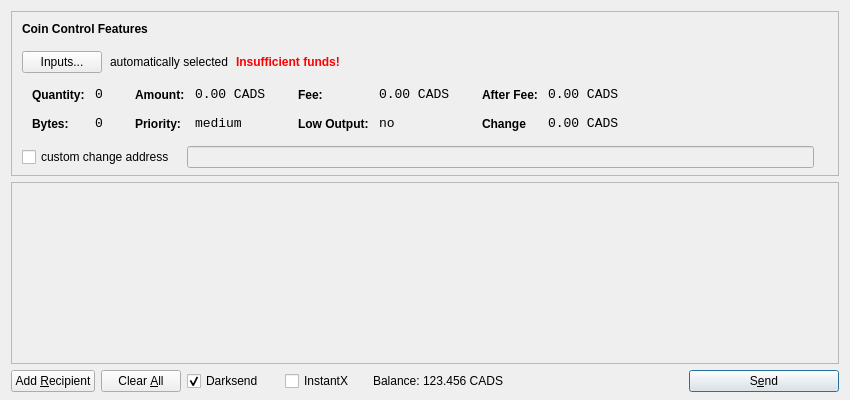
<?xml version="1.0" encoding="UTF-8"?>
<ui version="4.0">
 <class>SendCoinsDialog</class>
 <widget class="QDialog" name="SendCoinsDialog">
  <property name="geometry">
   <rect>
    <x>0</x>
    <y>0</y>
    <width>850</width>
    <height>400</height>
   </rect>
  </property>
  <property name="windowTitle">
   <string>Send Coins</string>
  </property>
  <layout class="QVBoxLayout" name="verticalLayout" stretch="0,1,0">
   <property name="bottomMargin">
    <number>8</number>
   </property>
   <item>
    <widget class="QFrame" name="frameCoinControl">
     <property name="sizePolicy">
      <sizepolicy hsizetype="Expanding" vsizetype="Expanding">
       <horstretch>0</horstretch>
       <verstretch>0</verstretch>
      </sizepolicy>
     </property>
     <property name="maximumSize">
      <size>
       <width>16777215</width>
       <height>16777215</height>
      </size>
     </property>
     <property name="frameShape">
      <enum>QFrame::StyledPanel</enum>
     </property>
     <property name="frameShadow">
      <enum>QFrame::Sunken</enum>
     </property>
     <layout class="QVBoxLayout" name="verticalLayoutCoinControl2">
      <property name="spacing">
       <number>-1</number>
      </property>
      <property name="leftMargin">
       <number>0</number>
      </property>
      <property name="topMargin">
       <number>0</number>
      </property>
      <property name="rightMargin">
       <number>0</number>
      </property>
      <property name="bottomMargin">
       <number>6</number>
      </property>
      <item>
       <layout class="QVBoxLayout" name="verticalLayoutCoinControl" stretch="0,0,0,0,1">
        <property name="spacing">
         <number>0</number>
        </property>
        <property name="leftMargin">
         <number>10</number>
        </property>
        <property name="topMargin">
         <number>10</number>
        </property>
        <item>
         <layout class="QHBoxLayout" name="horizontalLayoutCoinControl1">
          <property name="bottomMargin">
           <number>15</number>
          </property>
          <item>
           <widget class="QLabel" name="labelCoinControlFeatures">
            <property name="sizePolicy">
             <sizepolicy hsizetype="Preferred" vsizetype="Maximum">
              <horstretch>0</horstretch>
              <verstretch>0</verstretch>
             </sizepolicy>
            </property>
            <property name="font">
             <font>
              <weight>75</weight>
              <bold>true</bold>
             </font>
            </property>
            <property name="styleSheet">
             <string notr="true">font-weight:bold;</string>
            </property>
            <property name="text">
             <string>Coin Control Features</string>
            </property>
           </widget>
          </item>
         </layout>
        </item>
        <item>
         <layout class="QHBoxLayout" name="horizontalLayoutCoinControl2" stretch="0,0,0,0">
          <property name="spacing">
           <number>8</number>
          </property>
          <property name="bottomMargin">
           <number>10</number>
          </property>
          <item>
           <widget class="QPushButton" name="pushButtonCoinControl">
            <property name="styleSheet">
             <string notr="true"/>
            </property>
            <property name="text">
             <string>Inputs...</string>
            </property>
           </widget>
          </item>
          <item>
           <widget class="QLabel" name="labelCoinControlAutomaticallySelected">
            <property name="text">
             <string>automatically selected</string>
            </property>
            <property name="margin">
             <number>5</number>
            </property>
           </widget>
          </item>
          <item>
           <widget class="QLabel" name="labelCoinControlInsuffFunds">
            <property name="font">
             <font>
              <weight>75</weight>
              <bold>true</bold>
             </font>
            </property>
            <property name="styleSheet">
             <string notr="true">color:red;font-weight:bold;</string>
            </property>
            <property name="text">
             <string>Insufficient funds!</string>
            </property>
            <property name="margin">
             <number>5</number>
            </property>
           </widget>
          </item>
          <item>
           <spacer name="horizontalSpacerCoinControl">
            <property name="orientation">
             <enum>Qt::Horizontal</enum>
            </property>
            <property name="sizeHint" stdset="0">
             <size>
              <width>40</width>
              <height>1</height>
             </size>
            </property>
           </spacer>
          </item>
         </layout>
        </item>
        <item>
         <widget class="QWidget" name="widgetCoinControl" native="true">
          <property name="sizePolicy">
           <sizepolicy hsizetype="Preferred" vsizetype="Preferred">
            <horstretch>0</horstretch>
            <verstretch>0</verstretch>
           </sizepolicy>
          </property>
          <property name="minimumSize">
           <size>
            <width>0</width>
            <height>0</height>
           </size>
          </property>
          <property name="styleSheet">
           <string notr="true"/>
          </property>
          <layout class="QHBoxLayout" name="horizontalLayoutCoinControl5">
           <property name="margin">
            <number>0</number>
           </property>
           <item>
            <layout class="QHBoxLayout" name="horizontalLayoutCoinControl3" stretch="0,0,0,1">
             <property name="spacing">
              <number>20</number>
             </property>
             <property name="topMargin">
              <number>0</number>
             </property>
             <property name="bottomMargin">
              <number>10</number>
             </property>
             <item>
              <layout class="QFormLayout" name="formLayoutCoinControl1">
               <property name="horizontalSpacing">
                <number>10</number>
               </property>
               <property name="verticalSpacing">
                <number>14</number>
               </property>
               <property name="leftMargin">
                <number>10</number>
               </property>
               <property name="topMargin">
                <number>4</number>
               </property>
               <property name="rightMargin">
                <number>6</number>
               </property>
               <item row="0" column="0">
                <widget class="QLabel" name="labelCoinControlQuantityText">
                 <property name="styleSheet">
                  <string notr="true">font-weight:bold;</string>
                 </property>
                 <property name="text">
                  <string>Quantity:</string>
                 </property>
                 <property name="margin">
                  <number>0</number>
                 </property>
                </widget>
               </item>
               <item row="0" column="1">
                <widget class="QLabel" name="labelCoinControlQuantity">
                 <property name="font">
                  <font>
                   <family>Monospace</family>
                   <pointsize>10</pointsize>
                  </font>
                 </property>
                 <property name="cursor">
                  <cursorShape>IBeamCursor</cursorShape>
                 </property>
                 <property name="contextMenuPolicy">
                  <enum>Qt::ActionsContextMenu</enum>
                 </property>
                 <property name="text">
                  <string>0</string>
                 </property>
                 <property name="margin">
                  <number>0</number>
                 </property>
                 <property name="textInteractionFlags">
                  <set>Qt::LinksAccessibleByMouse|Qt::TextSelectableByKeyboard|Qt::TextSelectableByMouse</set>
                 </property>
                </widget>
               </item>
               <item row="1" column="0">
                <widget class="QLabel" name="labelCoinControlBytesText">
                 <property name="styleSheet">
                  <string notr="true">font-weight:bold;</string>
                 </property>
                 <property name="text">
                  <string>Bytes:</string>
                 </property>
                </widget>
               </item>
               <item row="1" column="1">
                <widget class="QLabel" name="labelCoinControlBytes">
                 <property name="font">
                  <font>
                   <family>Monospace</family>
                   <pointsize>10</pointsize>
                  </font>
                 </property>
                 <property name="cursor">
                  <cursorShape>IBeamCursor</cursorShape>
                 </property>
                 <property name="contextMenuPolicy">
                  <enum>Qt::ActionsContextMenu</enum>
                 </property>
                 <property name="text">
                  <string>0</string>
                 </property>
                 <property name="textInteractionFlags">
                  <set>Qt::LinksAccessibleByMouse|Qt::TextSelectableByKeyboard|Qt::TextSelectableByMouse</set>
                 </property>
                </widget>
               </item>
              </layout>
             </item>
             <item>
              <layout class="QFormLayout" name="formLayoutCoinControl2">
               <property name="horizontalSpacing">
                <number>10</number>
               </property>
               <property name="verticalSpacing">
                <number>14</number>
               </property>
               <property name="leftMargin">
                <number>6</number>
               </property>
               <property name="topMargin">
                <number>4</number>
               </property>
               <property name="rightMargin">
                <number>6</number>
               </property>
               <item row="0" column="0">
                <widget class="QLabel" name="labelCoinControlAmountText">
                 <property name="styleSheet">
                  <string notr="true">font-weight:bold;</string>
                 </property>
                 <property name="text">
                  <string>Amount:</string>
                 </property>
                 <property name="margin">
                  <number>0</number>
                 </property>
                </widget>
               </item>
               <item row="0" column="1">
                <widget class="QLabel" name="labelCoinControlAmount">
                 <property name="font">
                  <font>
                   <family>Monospace</family>
                   <pointsize>10</pointsize>
                  </font>
                 </property>
                 <property name="cursor">
                  <cursorShape>IBeamCursor</cursorShape>
                 </property>
                 <property name="contextMenuPolicy">
                  <enum>Qt::ActionsContextMenu</enum>
                 </property>
                 <property name="text">
                  <string>0.00 CADS</string>
                 </property>
                 <property name="textInteractionFlags">
                  <set>Qt::LinksAccessibleByMouse|Qt::TextSelectableByKeyboard|Qt::TextSelectableByMouse</set>
                 </property>
                </widget>
               </item>
               <item row="1" column="0">
                <widget class="QLabel" name="labelCoinControlPriorityText">
                 <property name="styleSheet">
                  <string notr="true">font-weight:bold;</string>
                 </property>
                 <property name="text">
                  <string>Priority:</string>
                 </property>
                </widget>
               </item>
               <item row="1" column="1">
                <widget class="QLabel" name="labelCoinControlPriority">
                 <property name="font">
                  <font>
                   <family>Monospace</family>
                   <pointsize>10</pointsize>
                  </font>
                 </property>
                 <property name="cursor">
                  <cursorShape>IBeamCursor</cursorShape>
                 </property>
                 <property name="contextMenuPolicy">
                  <enum>Qt::ActionsContextMenu</enum>
                 </property>
                 <property name="text">
                  <string>medium</string>
                 </property>
                 <property name="textInteractionFlags">
                  <set>Qt::LinksAccessibleByMouse|Qt::TextSelectableByKeyboard|Qt::TextSelectableByMouse</set>
                 </property>
                </widget>
               </item>
              </layout>
             </item>
             <item>
              <layout class="QFormLayout" name="formLayoutCoinControl3">
               <property name="horizontalSpacing">
                <number>10</number>
               </property>
               <property name="verticalSpacing">
                <number>14</number>
               </property>
               <property name="leftMargin">
                <number>6</number>
               </property>
               <property name="topMargin">
                <number>4</number>
               </property>
               <property name="rightMargin">
                <number>6</number>
               </property>
               <item row="0" column="0">
                <widget class="QLabel" name="labelCoinControlFeeText">
                 <property name="styleSheet">
                  <string notr="true">font-weight:bold;</string>
                 </property>
                 <property name="text">
                  <string>Fee:</string>
                 </property>
                 <property name="margin">
                  <number>0</number>
                 </property>
                </widget>
               </item>
               <item row="0" column="1">
                <widget class="QLabel" name="labelCoinControlFee">
                 <property name="font">
                  <font>
                   <family>Monospace</family>
                   <pointsize>10</pointsize>
                  </font>
                 </property>
                 <property name="cursor">
                  <cursorShape>IBeamCursor</cursorShape>
                 </property>
                 <property name="contextMenuPolicy">
                  <enum>Qt::ActionsContextMenu</enum>
                 </property>
                 <property name="text">
                  <string>0.00 CADS</string>
                 </property>
                 <property name="textInteractionFlags">
                  <set>Qt::LinksAccessibleByMouse|Qt::TextSelectableByKeyboard|Qt::TextSelectableByMouse</set>
                 </property>
                </widget>
               </item>
               <item row="1" column="0">
                <widget class="QLabel" name="labelCoinControlLowOutputText">
                 <property name="styleSheet">
                  <string notr="true">font-weight:bold;</string>
                 </property>
                 <property name="text">
                  <string>Low Output:</string>
                 </property>
                </widget>
               </item>
               <item row="1" column="1">
                <widget class="QLabel" name="labelCoinControlLowOutput">
                 <property name="font">
                  <font>
                   <family>Monospace</family>
                   <pointsize>10</pointsize>
                  </font>
                 </property>
                 <property name="cursor">
                  <cursorShape>IBeamCursor</cursorShape>
                 </property>
                 <property name="contextMenuPolicy">
                  <enum>Qt::ActionsContextMenu</enum>
                 </property>
                 <property name="text">
                  <string>no</string>
                 </property>
                 <property name="textInteractionFlags">
                  <set>Qt::LinksAccessibleByMouse|Qt::TextSelectableByKeyboard|Qt::TextSelectableByMouse</set>
                 </property>
                </widget>
               </item>
              </layout>
             </item>
             <item>
              <layout class="QFormLayout" name="formLayoutCoinControl4">
               <property name="horizontalSpacing">
                <number>10</number>
               </property>
               <property name="verticalSpacing">
                <number>14</number>
               </property>
               <property name="leftMargin">
                <number>6</number>
               </property>
               <property name="topMargin">
                <number>4</number>
               </property>
               <property name="rightMargin">
                <number>6</number>
               </property>
               <item row="0" column="0">
                <widget class="QLabel" name="labelCoinControlAfterFeeText">
                 <property name="styleSheet">
                  <string notr="true">font-weight:bold;</string>
                 </property>
                 <property name="text">
                  <string>After Fee:</string>
                 </property>
                 <property name="margin">
                  <number>0</number>
                 </property>
                </widget>
               </item>
               <item row="0" column="1">
                <widget class="QLabel" name="labelCoinControlAfterFee">
                 <property name="font">
                  <font>
                   <family>Monospace</family>
                   <pointsize>10</pointsize>
                  </font>
                 </property>
                 <property name="cursor">
                  <cursorShape>IBeamCursor</cursorShape>
                 </property>
                 <property name="contextMenuPolicy">
                  <enum>Qt::ActionsContextMenu</enum>
                 </property>
                 <property name="text">
                  <string>0.00 CADS</string>
                 </property>
                 <property name="textInteractionFlags">
                  <set>Qt::LinksAccessibleByMouse|Qt::TextSelectableByKeyboard|Qt::TextSelectableByMouse</set>
                 </property>
                </widget>
               </item>
               <item row="1" column="0">
                <widget class="QLabel" name="labelCoinControlChangeText">
                 <property name="styleSheet">
                  <string notr="true">font-weight:bold;</string>
                 </property>
                 <property name="text">
                  <string>Change</string>
                 </property>
                </widget>
               </item>
               <item row="1" column="1">
                <widget class="QLabel" name="labelCoinControlChange">
                 <property name="font">
                  <font>
                   <family>Monospace</family>
                   <pointsize>10</pointsize>
                  </font>
                 </property>
                 <property name="cursor">
                  <cursorShape>IBeamCursor</cursorShape>
                 </property>
                 <property name="contextMenuPolicy">
                  <enum>Qt::ActionsContextMenu</enum>
                 </property>
                 <property name="text">
                  <string>0.00 CADS</string>
                 </property>
                 <property name="textInteractionFlags">
                  <set>Qt::LinksAccessibleByMouse|Qt::TextSelectableByKeyboard|Qt::TextSelectableByMouse</set>
                 </property>
                </widget>
               </item>
              </layout>
             </item>
            </layout>
           </item>
          </layout>
         </widget>
        </item>
        <item>
         <layout class="QHBoxLayout" name="horizontalLayoutCoinControl4" stretch="0,0,0">
          <property name="spacing">
           <number>12</number>
          </property>
          <property name="sizeConstraint">
           <enum>QLayout::SetDefaultConstraint</enum>
          </property>
          <property name="topMargin">
           <number>5</number>
          </property>
          <property name="rightMargin">
           <number>5</number>
          </property>
          <item>
           <widget class="QCheckBox" name="checkBoxCoinControlChange">
            <property name="text">
             <string>custom change address</string>
            </property>
           </widget>
          </item>
          <item>
           <widget class="QLineEdit" name="lineEditCoinControlChange">
            <property name="enabled">
             <bool>false</bool>
            </property>
            <property name="sizePolicy">
             <sizepolicy hsizetype="Expanding" vsizetype="Fixed">
              <horstretch>0</horstretch>
              <verstretch>0</verstretch>
             </sizepolicy>
            </property>
           </widget>
          </item>
          <item>
           <widget class="QLabel" name="labelCoinControlChangeLabel">
            <property name="sizePolicy">
             <sizepolicy hsizetype="Preferred" vsizetype="Expanding">
              <horstretch>0</horstretch>
              <verstretch>0</verstretch>
             </sizepolicy>
            </property>
            <property name="minimumSize">
             <size>
              <width>0</width>
              <height>0</height>
             </size>
            </property>
            <property name="text">
             <string/>
            </property>
            <property name="margin">
             <number>3</number>
            </property>
           </widget>
          </item>
         </layout>
        </item>
        <item>
         <spacer name="verticalSpacerCoinControl">
          <property name="orientation">
           <enum>Qt::Vertical</enum>
          </property>
          <property name="sizeHint" stdset="0">
           <size>
            <width>800</width>
            <height>1</height>
           </size>
          </property>
         </spacer>
        </item>
       </layout>
      </item>
     </layout>
    </widget>
   </item>
   <item>
    <widget class="QScrollArea" name="scrollArea">
     <property name="widgetResizable">
      <bool>true</bool>
     </property>
     <widget class="QWidget" name="scrollAreaWidgetContents">
      <property name="geometry">
       <rect>
        <x>0</x>
        <y>0</y>
        <width>830</width>
        <height>165</height>
       </rect>
      </property>
      <layout class="QVBoxLayout" name="verticalLayout_2">
       <property name="margin">
        <number>0</number>
       </property>
       <item>
        <layout class="QVBoxLayout" name="entries">
         <property name="spacing">
          <number>6</number>
         </property>
        </layout>
       </item>
       <item>
        <spacer name="verticalSpacer">
         <property name="orientation">
          <enum>Qt::Vertical</enum>
         </property>
         <property name="sizeHint" stdset="0">
          <size>
           <width>20</width>
           <height>40</height>
          </size>
         </property>
        </spacer>
       </item>
      </layout>
     </widget>
    </widget>
   </item>
   <item>
    <layout class="QHBoxLayout" name="horizontalLayout">
     <item>
      <widget class="QPushButton" name="addButton">
       <property name="toolTip">
        <string>Send to multiple recipients at once</string>
       </property>
       <property name="text">
        <string>Add &amp;Recipient</string>
       </property>
       <property name="autoDefault">
        <bool>false</bool>
       </property>
      </widget>
     </item>
     <item>
      <widget class="QPushButton" name="clearButton">
       <property name="sizePolicy">
        <sizepolicy hsizetype="Minimum" vsizetype="Fixed">
         <horstretch>0</horstretch>
         <verstretch>0</verstretch>
        </sizepolicy>
       </property>
       <property name="toolTip">
        <string>Remove all transaction fields</string>
       </property>
       <property name="text">
        <string>Clear &amp;All</string>
       </property>
       <property name="autoRepeatDelay">
        <number>300</number>
       </property>
       <property name="autoDefault">
        <bool>false</bool>
       </property>
      </widget>
     </item>
     <item>
      <layout class="QHBoxLayout" name="horizontalLayout_2">
       <property name="spacing">
        <number>3</number>
       </property>
        <item>
        <widget class="QCheckBox" name="checkUseDarksend">
         <property name="minimumSize">
          <size>
           <width>95</width>
           <height>0</height>
          </size>
         </property>
         <property name="text">
          <string>Darksend</string>
         </property>
         <property name="checked">
          <bool>true</bool>
         </property>
        </widget>
       </item>
       <item>
        <widget class="QCheckBox" name="checkInstantX">
         <property name="enabled">
          <bool>true</bool>
         </property>
         <property name="minimumSize">
          <size>
           <width>85</width>
           <height>0</height>
          </size>
         </property>
         <property name="text">
          <string>InstantX</string>
         </property>
        </widget>
       </item>
       <item>
        <widget class="QLabel" name="label">
         <property name="sizePolicy">
          <sizepolicy hsizetype="Preferred" vsizetype="Fixed">
           <horstretch>0</horstretch>
           <verstretch>0</verstretch>
          </sizepolicy>
         </property>
         <property name="text">
          <string>Balance:</string>
         </property>
        </widget>
       </item>
       <item>
        <widget class="QLabel" name="labelBalance">
         <property name="sizePolicy">
          <sizepolicy hsizetype="Preferred" vsizetype="Fixed">
           <horstretch>0</horstretch>
           <verstretch>0</verstretch>
          </sizepolicy>
         </property>
         <property name="cursor">
          <cursorShape>IBeamCursor</cursorShape>
         </property>
         <property name="text">
          <string>123.456 CADS</string>
         </property>
         <property name="textInteractionFlags">
          <set>Qt::LinksAccessibleByMouse|Qt::TextSelectableByKeyboard|Qt::TextSelectableByMouse</set>
         </property>
        </widget>
       </item>
      </layout>
     </item>
     <item>
      <spacer name="horizontalSpacer">
       <property name="orientation">
        <enum>Qt::Horizontal</enum>
       </property>
       <property name="sizeHint" stdset="0">
        <size>
         <width>40</width>
         <height>20</height>
        </size>
       </property>
      </spacer>
     </item>
     <item>
      <widget class="QPushButton" name="sendButton">
       <property name="minimumSize">
        <size>
         <width>150</width>
         <height>0</height>
        </size>
       </property>
       <property name="toolTip">
        <string>Confirm the send action</string>
       </property>
       <property name="text">
        <string>S&amp;end</string>
       </property>
       <property name="icon">
        <iconset resource="../bitcoin.qrc">
         <normaloff>:/icons/send</normaloff>:/icons/send</iconset>
       </property>
       <property name="default">
        <bool>true</bool>
       </property>
      </widget>
     </item>
    </layout>
   </item>
  </layout>
 </widget>
 <resources>
  <include location="../bitcoin.qrc"/>
 </resources>
 <connections/>
</ui>
